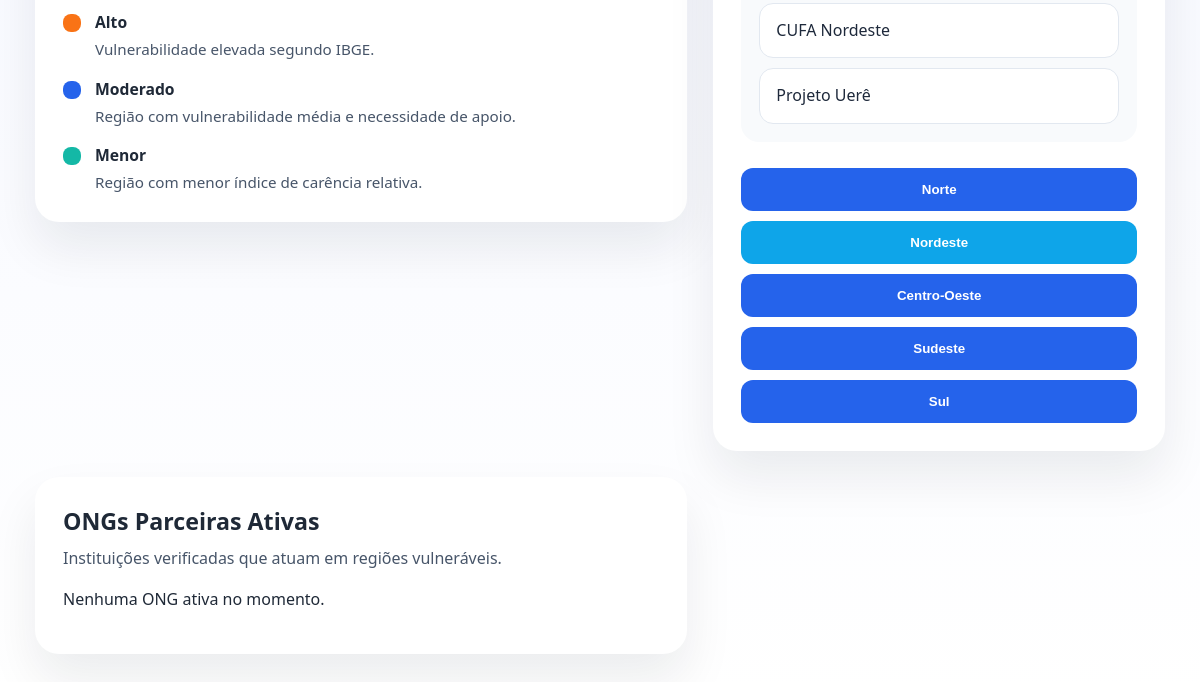
/public/pages/vulnerabilidade.php (lower part), run on an earlier commit of the app's database.
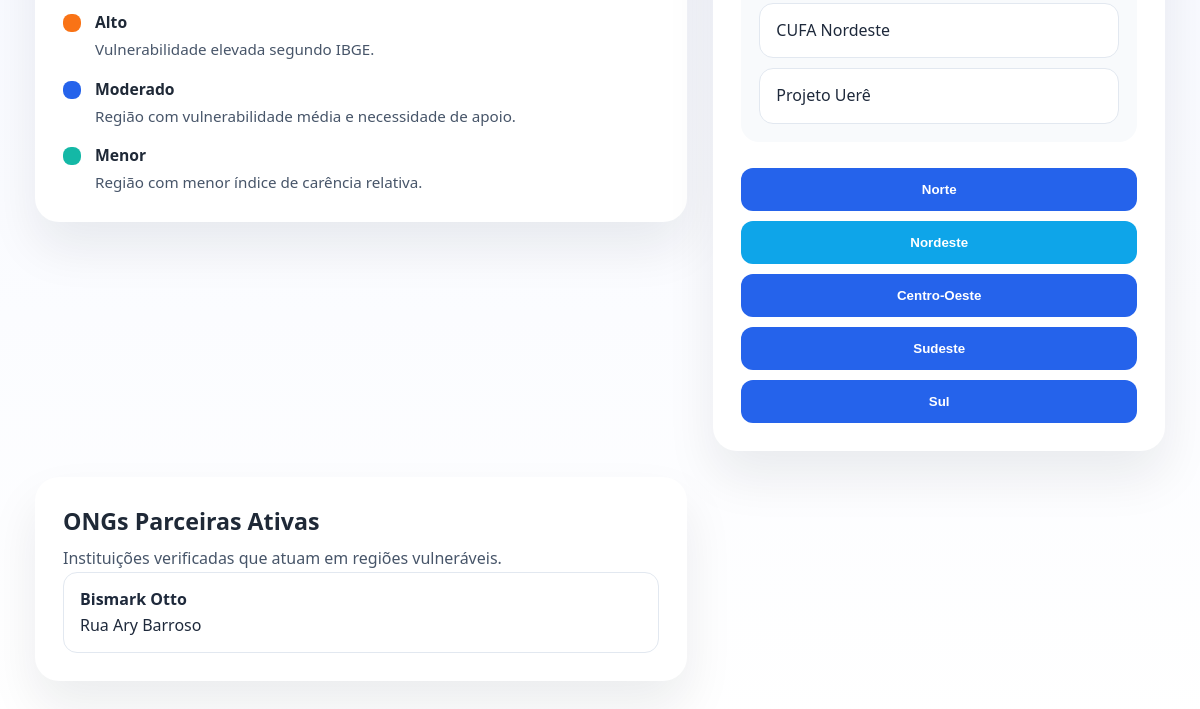
And on a later commit of the database.
### tables this page shows
CREATE TABLE `ong` (
  `id_ong` int(10) UNSIGNED NOT NULL,
  `id_usuario` int(10) UNSIGNED DEFAULT NULL,
  `nome` varchar(300) NOT NULL,
  `cnpj` char(18) NOT NULL,
  `localizacao` varchar(50) NOT NULL,
  `classificacao_risco` enum('emergencia','continuo','pontual','baixa_prioridade') NOT NULL,
  `status_elegibilidade` enum('pendente','aprovado','rejeitado','ativo','suspenso') NOT NULL DEFAULT 'pendente',
  `data_atualizacao` datetime NOT NULL DEFAULT current_timestamp(),
  `criado_em` datetime NOT NULL DEFAULT current_timestamp(),
  `sigla_estado` varchar(2) DEFAULT NULL,
  `endereco` varchar(200) DEFAULT NULL,
  `cidade` varchar(50) DEFAULT NULL,
  `descricao` varchar(300) DEFAULT NULL,
  `senha_hash` varchar(200) DEFAULT NULL,
  `email` varchar(200) DEFAULT NULL,
  `token_confirmacao` varchar(200) DEFAULT NULL,
  `area_atuacao` varchar(50) DEFAULT NULL
);

### public/pages/vulnerabilidade.php (the view, shortened to what this page needs)
<?php
require '../../src/api/database.php';
try {
    $stmt = $pdo->prepare("SELECT nome, endereco, email FROM ong WHERE status_elegibilidade = 'ativo' ORDER BY nome LIMIT 10");
    $stmt->execute();
    $ongs = $stmt->fetchAll(PDO::FETCH_ASSOC);
} catch (PDOException $e) {
    $ongs = [];
}
?>
<!DOCTYPE html>
<html lang="pt-BR">
<head>
    <link rel="stylesheet" href="../assets/css/vulnerabilidade.css">
</head>
<body>
    <main class="page-content">
        <section class="map-section">
            <div class="card">
                <div class="legend">
                    <div class="legend-item">
                        <span class="legend-color high"></span>
                        <div>
                            <strong>Alto</strong>
                            <p>Vulnerabilidade elevada segundo IBGE.</p>
                        </div>
                    </div>
                    <div class="legend-item">
                        <span class="legend-color medium"></span>
                        <div>
                            <strong>Moderado</strong>
                            <p>Região com vulnerabilidade média e necessidade de apoio.</p>
                        </div>
                    </div>
                    <div class="legend-item">
                        <span class="legend-color low"></span>
                        <div>
                            <strong>Menor</strong>
                            <p>Região com menor índice de carência relativa.</p>
                        </div>
                    </div>
                </div>
            </div>
        </section>
        <section class="info-section">
            <div class="card region-details">
                <div class="ong-card">
                    <ul id="regionOngs" class="ong-list">
                    </ul>
                </div>
                <div class="region-selector">
                    <button type="button" data-region="norte">Norte</button>
                    <button type="button" data-region="nordeste">Nordeste</button>
                    <button type="button" data-region="centro-oeste">Centro-Oeste</button>
                    <button type="button" data-region="sudeste">Sudeste</button>
                    <button type="button" data-region="sul">Sul</button>
                </div>
            </div>
        </section>
        <section class="info-section">
            <div class="card">
                <div class="card-header">
                    <h2>ONGs Parceiras Ativas</h2>
                    <p>Instituições verificadas que atuam em regiões vulneráveis.</p>
                </div>
                <div class="ong-list">
                    <?php if(empty($ongs)): ?>
                        <p>Nenhuma ONG ativa no momento.</p>
                    <?php else: ?>
                        <?php foreach($ongs as $ong): ?>
                            <li>
                                <strong><?php echo htmlspecialchars($ong['nome']); ?></strong><br>
                                <?php echo htmlspecialchars($ong['endereco']); ?><br>
                            </li>
                        <?php endforeach; ?>
                    <?php endif; ?>
                </div>
            </div>
        </section>
    </main>
</body>
</html>

### public/assets/css/vulnerabilidade.css (style rules this page uses)
* { box-sizing: border-box; }
body { margin: 0; font-family: 'Segoe UI', Tahoma, Geneva, Verdana, sans-serif; background: linear-gradient(180deg, #eef2ff 0%, #ffffff 100%); color: #1f2937; }
.page-content { display: grid; grid-template-columns: 1.3fr 0.9fr; gap: 26px; max-width: 1220px; margin: 0 auto; padding: 30px 35px 50px; }
.card { background: #ffffff; border-radius: 24px; box-shadow: 0 26px 50px rgba(15, 23, 42, 0.08); padding: 28px; }
.card-header h2 { margin: 0 0 8px; font-size: 1.45rem; }
.card-header p { margin: 0; color: #475569; line-height: 1.7; }
.legend { display: grid; gap: 16px; margin-top: 26px; }
.legend-item { display: flex; gap: 14px; align-items: flex-start; }
.legend-color { width: 18px; height: 18px; border-radius: 8px; flex-shrink: 0; margin-top: 3px; }
.legend-color.high { background: #f97316; }
.legend-color.medium { background: #2563eb; }
.legend-color.low { background: #14b8a6; }
.legend-item strong { display: block; margin-bottom: 4px; font-size: 0.98rem; }
.legend-item p { margin: 0; color: #475569; font-size: 0.95rem; line-height: 1.6; }
.info-section { display: grid; gap: 24px; }
.ong-card { background: #f8fafc; padding: 18px; border-radius: 18px; }
.ong-list { list-style: none; padding: 0; margin: 0; display: grid; gap: 10px; }
.ong-list li { background: #ffffff; padding: 14px 16px; border-radius: 14px; border: 1px solid #e2e8f0; color: #1e293b; line-height: 1.6; }
.region-selector { display: grid; gap: 10px; margin-top: 26px; }
.region-selector button { border: none; border-radius: 12px; padding: 14px 18px; background: #2563eb; color: #ffffff; cursor: pointer; font-weight: 600; transition: background 0.2s ease, transform 0.2s ease; }
.region-selector button.active { background: #0ea5e9; }

What changed in the data, as far as the page shows it:
added ong: nome "Bismark Otto", endereco "Rua Ary Barroso"
Also different on the page:
text no longer shown: "Nenhuma ONG ativa no momento."
